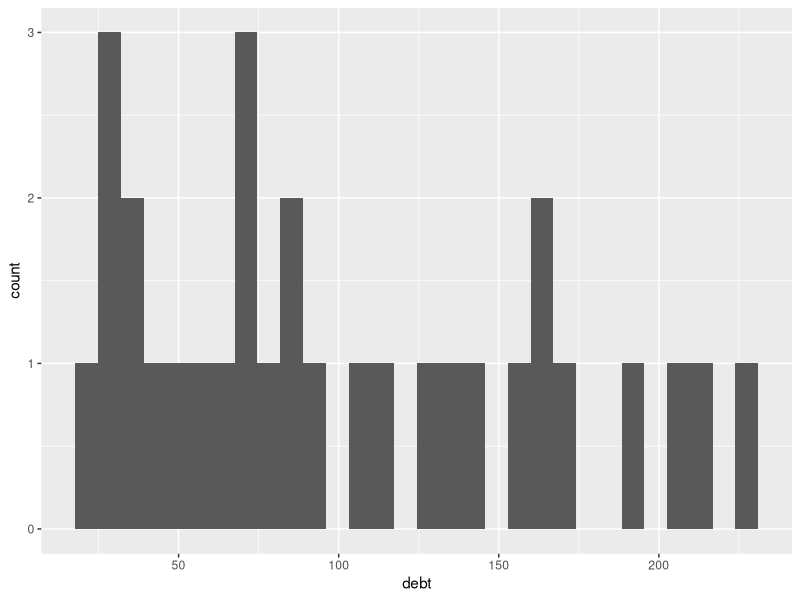

Here is the R script that generated this plot:
## ---- chunk 1
library(ggplot2)

carData::Bfox


hist_plot <- ggplot(data = carData::Bfox, aes(x = debt)) + geom_histogram()
## ---- chunk 2
hist_plot
